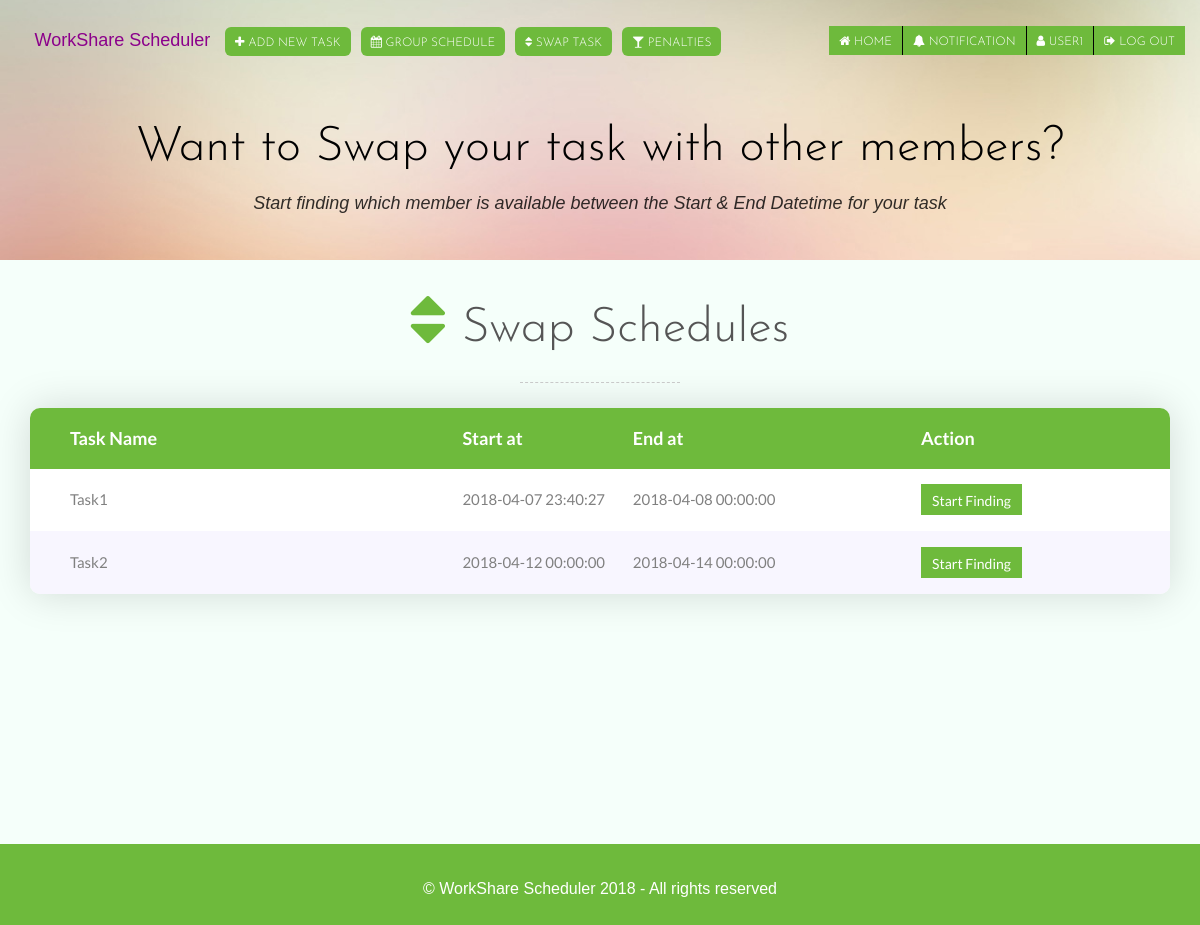
The app's page /swap/index (signed in) with its own data.
### tables this page shows
CREATE TABLE `tasks` (
  `id` int(11) NOT NULL,
  `user_id` int(11) DEFAULT NULL,
  `task_name` varchar(255) NOT NULL,
  `start_at` datetime DEFAULT NULL,
  `end_at` datetime DEFAULT NULL
);

### modules/SwapModule/SwapController.php (called while the page is built, shortened)
<?php
require_once("services/TaskService.php");
class SwapController
{
    private $TaskService;
    public function __construct()
    {
        $db = new DbContext();
        $dbConnection = $db->dbConnection;
        $this->TaskService = new TaskService($dbConnection);
    }
    public function index()
    {
        $result = $this->TaskService->fetchUserTasks();
        if($result != false){
            $total_tasks = count($result);
        }else{
            $total_tasks = 0;
        }
        $this->TaskService->closeConnection();
        $this->view = "modules/SwapModule/SwapView.php";
        require_once($this->view);
    }
}

### services/TaskService.php (called while the page is built, shortened)
<?php
class TaskService
{
    private $db;
    function __construct($dbConnection)
    {
        $this->db = $dbConnection;
    }
    public function fetchUserTasks()
    {
        $sql = "SELECT `id`,`task_name`,`start_at`,`end_at` from `tasks` WHERE `user_id`=?";
        if($stmt = $this->db->prepare($sql))
        {
            $stmt->bind_param("i", $_SESSION['user_id']);
            $stmt->execute();
            $stmt->bind_result($id,$taskName, $startAt,$endAt);
            while ($stmt->fetch()) {
                $fetchData[] =  [$id,$taskName, $startAt,$endAt];
            }
            if(isset($fetchData)){
                return $fetchData;
            }
            else{
                return false;
            }
        }else{
            return false;
        }
    }
}

### modules/SwapModule/SwapView.php (the view, shortened to what this page needs)
<div class="top-content">
    <div class="container">
        <div class="row">
            <div class="col-sm-12 text wow fadeInLeft">
                <h1>Want to Swap your task with other members?</h1>
                <div class="description">
                    <p class="medium-paragraph">
                        <?php if($total_tasks > 0){ ?>
                            <i>Start finding which member is available between the Start & End Datetime for your task</i>
                        <?php } ?>
                    </p>
                </div>
            </div>
        </div>
    </div>
</div>
<div class="features-container section-container">
    <div class="container">
        <div class="row">
            <div class="col-sm-12 features section-description wow fadeIn top-margin">
                <div class="col-sm-12 features features-box section-description wow fadeIn animated" style="visibility: visible; animation-name: fadeIn;">
                    <div class="col-sm-12 features-box-icon">
                        <i class="fa fa-sort"></i> <h2>Swap Schedules</h2>
                    </div>
                    <div class="clearfix"></div>
                    <div class="divider-1"><div class="line"></div></div>
                </div>
                <div class="fadeInLeft">
                    <div class="container-table100">
                        <div class="wrap-table100">
                            <div class="table100 ver1 m-b-110">
                                <div class="table100-head">
                                    <table id="my-table">
                                        <thead>
                                        <tr class="row100 head">
                                            <th class="cell100 column1">Task Name</th>
                                            <th class="cell100 column2">Start at</th>
                                            <th class="cell100 column3">End at</th>
                                            <th class="cell100 column4">Action</th>
                                        </tr>
                                        </thead>
                                    </table>
                                </div>
                                <div class="table100-body js-pscroll">
                                    <table>
                                        <tbody>
                                        <?php if($total_tasks > 0){ foreach($result as $task_result) { ?>
                                            <tr class="row100 body">
                                                <td class="cell100 column1"><?php echo $task_result[1]; ?></td>
                                                <td class="cell100 column2"><?php echo $task_result[2]; ?></td>
                                                <td class="cell100 column3"><?php echo $task_result[3]; ?></td>
                                                <td class="cell100 column4"><a href="<?php echo URL_PATH.'/swap/search/'.$task_result[0]; ?>" class="btn btn-link-3 btn-link">Start Finding</a></td>
                                            </tr>
                                        <?php } } ?>
                                        </tbody>
                                    </table>
                                </div>
                            </div>
                        </div>
                    </div>
                </div>
            </div>
        </div>
    </div>
</div>

### assets/css/style.css (style rules this page uses)
body { font-family: 'Roboto', sans-serif; font-size: 16px; font-weight: 300; color: #888; line-height: 30px; text-align: center; }
.btn-link { padding: 6px 10px 3px 10px !important; background: #6eba3c !important; color: #fff !important; margin-right: 10px; }
a, a:hover, a:focus { color: #8b008b; text-decoration: none; -o-transition: all .3s; -moz-transition: all .3s; -webkit-transition: all .3s; -ms-transition: all .3s; transition: all .3s; }
h1, h2 { margin-top: 10px; font-family: 'Josefin Sans', sans-serif; font-size: 48px; font-weight: 300; color: #555; line-height: 56px; }
.medium-paragraph { font-size: 18px; line-height: 34px; }
.section-container { margin: 0 auto; padding-bottom: 80px; }
.section-description { margin-top: 60px; padding-bottom: 10px; }
.divider-1 { padding: 25px 0 15px 0; }
.divider-1 .line { width: 160px; margin: 0 auto; border-bottom: 1px dashed #ccc; }
.top-content { padding: 60px 0 30px 0; }
.top-margin { margin-top: 0; }
.top-content .text { padding-top: 60px; color: #000; }
.top-content .text h1 { color: #000; }
.top-content .description { margin: 10px 0 10px 0; }
.top-content .description p { opacity: 0.8; }
.features-box { margin-top: 30px; text-align: left; }
.features-box .features-box-icon { font-size: 60px; color: #6eba3c; line-height: 60px; text-align: center; }
.features-box .features-box-icon h2 { display: inline-block !important; }

### assets/css/main.css (style rules this page uses)
body { background-color: mintcream !important; }
* { margin: 0px; padding: 0px; box-sizing: border-box; }
body, html { height: 100%; font-family: sans-serif; }
a { margin: 0px; transition: all 0.4s; -webkit-transition: all 0.4s; -o-transition: all 0.4s; -moz-transition: all 0.4s; }
h1,h2,h3,h4,h5,h6 { margin: 0px; }
p { margin: 0px; }
.js-pscroll { position: relative; overflow: hidden; }
.container-table100 { width: 100%; background: mintcream; display: -webkit-box; display: -webkit-flex; display: -moz-box; display: -ms-flexbox; display: flex; align-items: center; justify-content: center; flex-wrap: wrap; }
.wrap-table100 { width: 1170px; }
.table100 { background-color: #fff; }
table { width: 100%; }
th, td { font-weight: unset; padding-right: 10px; }
.column1 { width: 33%; padding-left: 40px; }
.column2 { width: 13%; }
.column3 { width: 22%; }
.column4 { width: 19%; }
.table100-head th { padding-top: 18px; padding-bottom: 18px; }
.table100-body td { padding-top: 16px; padding-bottom: 16px; }
.table100 { position: relative; padding-top: 60px; }
.table100-head { position: absolute; width: 100%; top: 0; left: 0; }
.table100-body { max-height: 585px; overflow: auto; }
.table100.ver1 th { font-family: Lato-Bold; font-size: 18px; color: #fff; line-height: 1.4; background-color: #6eba3c; }
.table100.ver1 td { font-family: Lato-Regular; font-size: 15px; color: #808080; line-height: 1.4; text-align: left; }
.table100.ver1 .table100-body tr:nth-child(even) { background-color: #f8f6ff; }
.table100.ver1 { border-radius: 10px; overflow: hidden; box-shadow: 0 0px 40px 0px rgba(0, 0, 0, 0.15); -moz-box-shadow: 0 0px 40px 0px rgba(0, 0, 0, 0.15); -webkit-box-shadow: 0 0px 40px 0px rgba(0, 0, 0, 0.15); -o-box-shadow: 0 0px 40px 0px rgba(0, 0, 0, 0.15); -ms-box-shadow: 0 0px 40px 0px rgba(0, 0, 0, 0.15); }

### assets/css/forms.css (style rules this page uses)
body,html { border:0;margin:0;padding:0 }

### records on screen
tasks: task_name "Task1", start_at "2018-04-07 23:40:27", end_at "2018-04-08 00:00:00"
tasks: task_name "Task2", start_at "2018-04-12 00:00:00", end_at "2018-04-14 00:00:00"

### other values on screen
$_SESSION['username'] "USER1"
